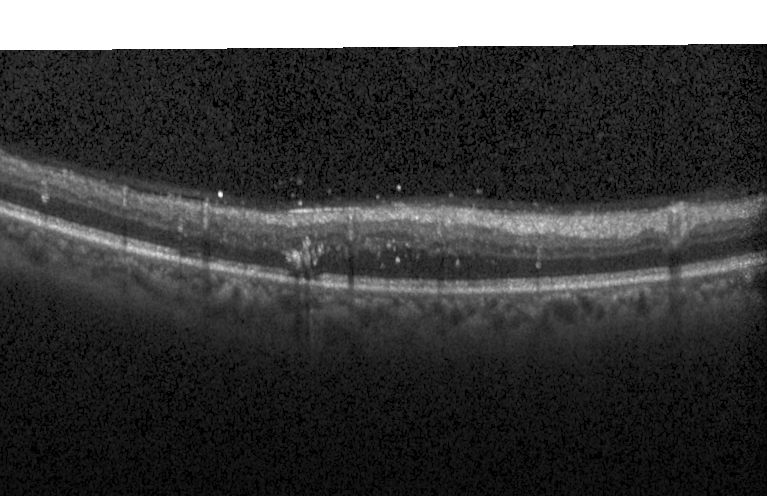
#> input picture data/img_for_inference/img_0.png, 768 x 496 px, found by its file name
$ jupyter execute --allow-errors inferencer.ipynb
#> lines starting #> are read from the running program, lines starting #| are printed output that depends on the picture
[cell 1]
import numpy as np
import pandas as pd
import matplotlib.pyplot as plt
import os
import scipy
from collections import Counter
from mmseg.apis import MMSegInferencer
from mmseg.apis import inference_model, init_model, show_result_pyplot
from PIL import Image

[cell 2]
from mmseg.apis import MMSegInferencer
# models is a list of model names, and them will print automatically
#> (the rest of this cell did not finish here and is left out)

## Helper functions

[cell 3]
# calculate iou between y_true and y_pred
def iou(y_true, y_pred):
    intersection = np.logical_and(y_true, y_pred)
    union = np.logical_or(y_true, y_pred)
    if np.sum(union) == 0:
        return 0
    else:
        return np.sum(intersection) / np.sum(union)

[cell 4]
# make inference
def make_inference(config,checkpoint, img_path, label_path):
    model = init_model(config, checkpoint, device='cuda:0')
    result = inference_model(model, img_path)
    y_pred = result.pred_sem_seg.data.cpu().numpy()
    y_true = np.array(Image.open(label_path))
    iou_score = iou(y_true, y_pred)
    return iou_score

[cell 5]
# resize image and label and save them
from skimage.transform import resize

def resize_image_label(img_path, label_path, save_img_path, save_label_path, size):
#> called with size = (256, 256)
    img = Image.open(img_path)
#> img is the input picture: PIL image 768x496 RGB; min 0, max 255, mean 62.6
    label = Image.open(label_path)
    img = img.resize(size)
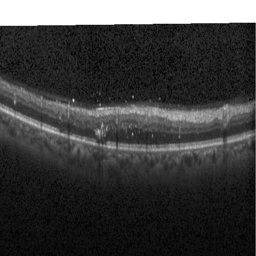
#> img: PIL image 256x256 RGB; min 0, max 255, mean 62.6
#> pass 2 of the loop `for i in range(110):`:
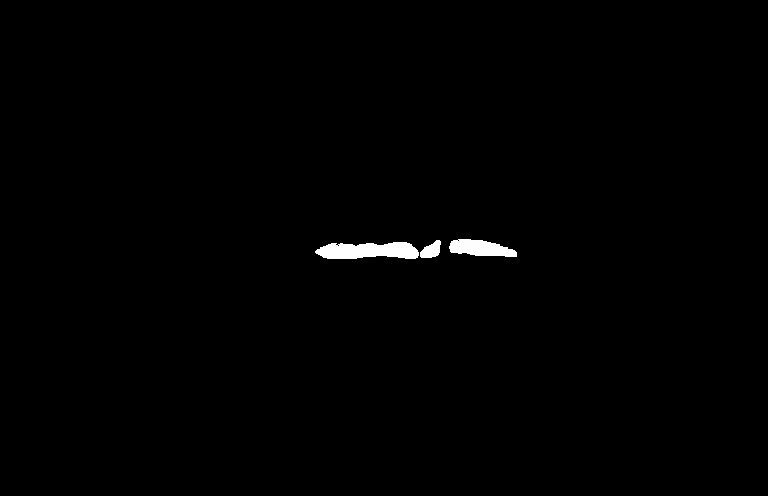
#> input picture data/annotation/img_1.png, 768 x 496 px, found by its file name
#> in resize_image_label, img is the input picture: PIL image 768x496 RGB; min 0, max 255, mean 1.7
#> in resize_image_label (call 2), `img = img.resize(size)`:
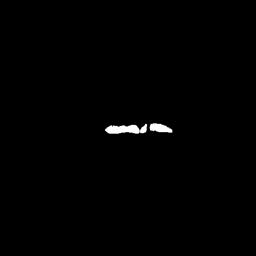
#> img: PIL image 256x256 RGB; min 0, max 255, mean 1.7
    label = label.resize(size)
    img.save(save_img_path)
    label.save(save_label_path)
